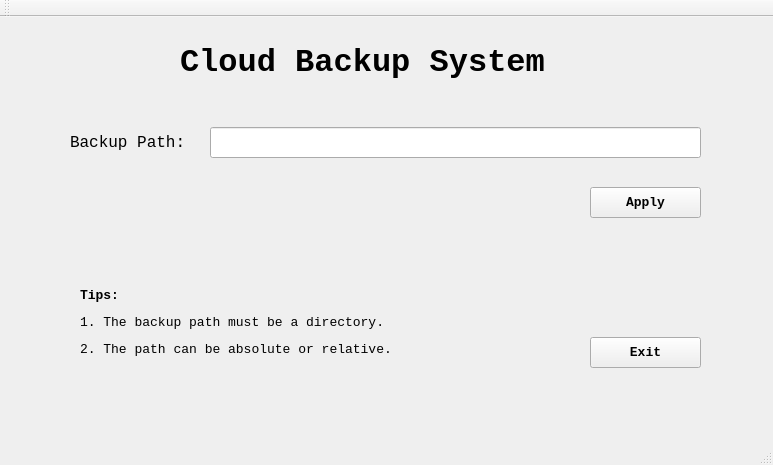
<?xml version="1.0" encoding="UTF-8"?>
<ui version="4.0">
 <class>QtCloudBackupClientClass</class>
 <widget class="QMainWindow" name="QtCloudBackupClientClass">
  <property name="geometry">
   <rect>
    <x>0</x>
    <y>0</y>
    <width>773</width>
    <height>465</height>
   </rect>
  </property>
  <property name="windowTitle">
   <string>QtCloudBackupClient</string>
  </property>
  <widget class="QWidget" name="centralWidget">
   <widget class="QLabel" name="lb_title">
    <property name="geometry">
     <rect>
      <x>180</x>
      <y>10</y>
      <width>421</width>
      <height>71</height>
     </rect>
    </property>
    <property name="font">
     <font>
      <family>Consolas</family>
      <pointsize>24</pointsize>
      <weight>75</weight>
      <bold>true</bold>
     </font>
    </property>
    <property name="text">
     <string>Cloud Backup System</string>
    </property>
   </widget>
   <widget class="QLabel" name="lb_path">
    <property name="geometry">
     <rect>
      <x>70</x>
      <y>110</y>
      <width>131</width>
      <height>31</height>
     </rect>
    </property>
    <property name="font">
     <font>
      <family>Consolas</family>
      <pointsize>12</pointsize>
     </font>
    </property>
    <property name="text">
     <string>Backup Path:</string>
    </property>
   </widget>
   <widget class="QLineEdit" name="le_path">
    <property name="geometry">
     <rect>
      <x>210</x>
      <y>110</y>
      <width>491</width>
      <height>31</height>
     </rect>
    </property>
    <property name="font">
     <font>
      <family>Arial</family>
     </font>
    </property>
   </widget>
   <widget class="QLabel" name="lb_tips">
    <property name="geometry">
     <rect>
      <x>80</x>
      <y>260</y>
      <width>381</width>
      <height>91</height>
     </rect>
    </property>
    <property name="font">
     <font>
      <family>Consolas</family>
      <pointsize>10</pointsize>
     </font>
    </property>
    <property name="text">
     <string>&lt;html&gt;&lt;head/&gt;&lt;body&gt;&lt;p&gt;&lt;span style=&quot; font-weight:600;&quot;&gt;Tips:&lt;/span&gt;&lt;/p&gt;&lt;p&gt;1. The backup path must be a directory.&lt;/p&gt;&lt;p&gt;2. The path can be absolute or relative.&lt;/p&gt;&lt;/body&gt;&lt;/html&gt;</string>
    </property>
   </widget>
   <widget class="QPushButton" name="bt_apply">
    <property name="geometry">
     <rect>
      <x>590</x>
      <y>170</y>
      <width>111</width>
      <height>31</height>
     </rect>
    </property>
    <property name="font">
     <font>
      <family>Consolas</family>
      <pointsize>10</pointsize>
      <weight>75</weight>
      <bold>true</bold>
     </font>
    </property>
    <property name="text">
     <string>Apply</string>
    </property>
   </widget>
   <widget class="QPushButton" name="bt_exit">
    <property name="geometry">
     <rect>
      <x>590</x>
      <y>320</y>
      <width>111</width>
      <height>31</height>
     </rect>
    </property>
    <property name="font">
     <font>
      <family>Consolas</family>
      <pointsize>10</pointsize>
      <weight>75</weight>
      <bold>true</bold>
     </font>
    </property>
    <property name="text">
     <string>Exit</string>
    </property>
   </widget>
  </widget>
  <widget class="QMenuBar" name="menuBar">
   <property name="geometry">
    <rect>
     <x>0</x>
     <y>0</y>
     <width>773</width>
     <height>26</height>
    </rect>
   </property>
  </widget>
  <widget class="QToolBar" name="mainToolBar">
   <attribute name="toolBarArea">
    <enum>TopToolBarArea</enum>
   </attribute>
   <attribute name="toolBarBreak">
    <bool>false</bool>
   </attribute>
  </widget>
  <widget class="QStatusBar" name="statusBar"/>
 </widget>
 <layoutdefault spacing="6" margin="11"/>
 <resources>
  <include location="QtCloudBackupClient.qrc"/>
 </resources>
 <connections/>
</ui>
